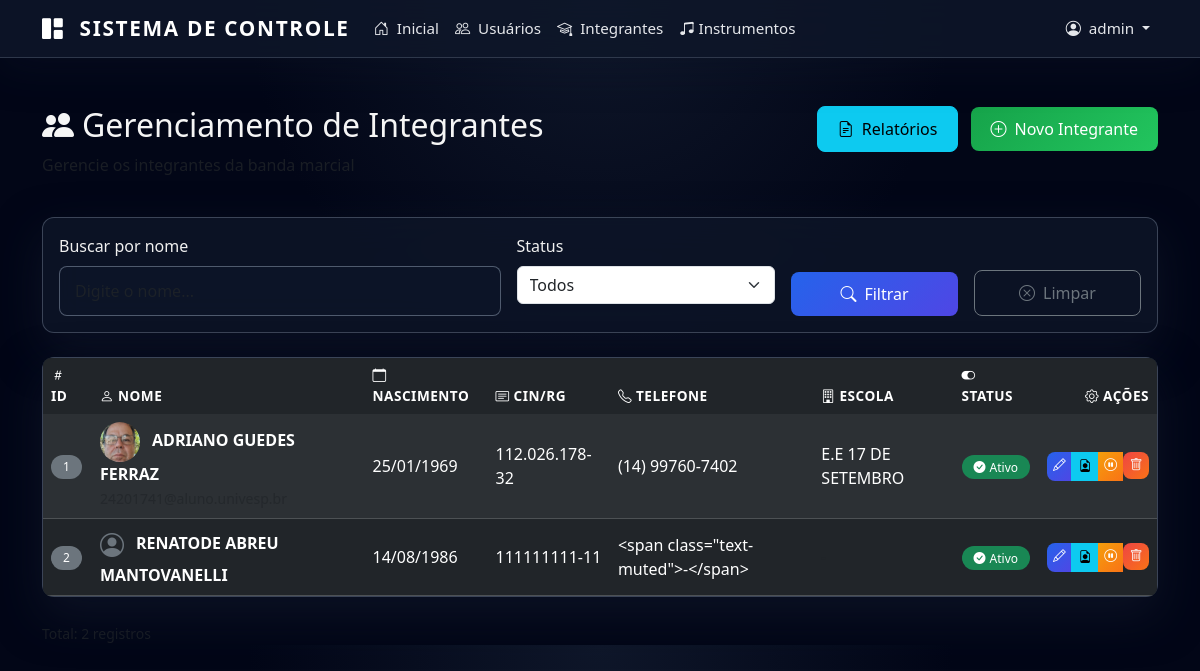
The page /admin/alunos (signed in) on the database its author committed.
### app/models.py (models this page shows, shortened)
class User(UserMixin, db.Model):
    id = db.Column(db.Integer, primary_key=True)
    username = db.Column(db.String(100), unique=True, nullable=False)
    password = db.Column(db.String(255), nullable=False)
    is_admin = db.Column(db.Boolean, default=False)
    is_active = db.Column(db.Boolean, default=True)
    must_change_password = db.Column(db.Boolean, default=True)
    login_attempts = db.Column(db.Integer, default=0)
    blocked_until = db.Column(db.DateTime, nullable=True)

class Aluno(db.Model):
    id = db.Column(db.Integer, primary_key=True)
    nome = db.Column(db.String(200), nullable=False)
    data_nascimento = db.Column(db.Date, nullable=True)
    naturalidade = db.Column(db.String(100))
    cin_rg = db.Column(db.String(20), unique=True)
    email = db.Column(db.String(150))
    telefone = db.Column(db.String(20))
    cep = db.Column(db.String(10))
    endereco = db.Column(db.String(300))
    bairro = db.Column(db.String(100))
    cidade = db.Column(db.String(100))
    estado = db.Column(db.String(2))
    foto_path = db.Column(db.String(500))
    ativo = db.Column(db.Boolean, default=True)
    numero = db.Column(db.String(20))
    complemento = db.Column(db.String(200))
    funcao_id = db.Column(db.Integer, db.ForeignKey('funcao_banda.id'))
    funcao = db.relationship('FuncaoBanda', backref='alunos')
    created_at = db.Column(db.DateTime, default=datetime.utcnow)
    responsaveis = db.relationship('Responsavel', backref='aluno', lazy=True, cascade='all, delete-orphan')
    uniforme = db.relationship('Uniforme', backref='aluno', lazy=True, cascade='all, delete-orphan')
    presencas = db.relationship('Presenca', backref='aluno', lazy=True, cascade='all, delete-orphan')
    instrumentos = db.relationship('AlunoInstrumento', backref='aluno', lazy=True, cascade='all, delete-orphan')
    escolas = db.relationship('AlunoEscola', backref='aluno', lazy=True, cascade='all, delete-orphan')

class AlunoEscola(db.Model):
    id = db.Column(db.Integer, primary_key=True)
    aluno_id = db.Column(db.Integer, db.ForeignKey('aluno.id'), nullable=False)
    escola_id = db.Column(db.Integer, db.ForeignKey('escola.id'), nullable=False)
    data_matricula = db.Column(db.Date, default=datetime.utcnow().date)

class Escola(db.Model):
    id = db.Column(db.Integer, primary_key=True)
    nome = db.Column(db.String(200), nullable=False)
    endereco = db.Column(db.String(300))
    alunos = db.relationship('AlunoEscola', backref='escola', lazy=True)

### app/routes.py (the view)
@main_bp.route("/admin/alunos")
@login_required
def listar_alunos():
    nome_busca = request.args.get('busca', '')
    ativo_filter = request.args.get('ativo', '')
    query = Aluno.query
    if nome_busca:
        query = query.filter(Aluno.nome.ilike(f'%{nome_busca}%'))
    if ativo_filter == '1':
        query = query.filter(Aluno.ativo == True)
    elif ativo_filter == '0':
        query = query.filter(Aluno.ativo == False)
    alunos = query.order_by(Aluno.nome).all()
    return render_template("admin_alunos.html",
                           alunos=alunos,
                           busca=nome_busca,
                           ativo_filter=ativo_filter)

### app/__init__.py (called while the page is built)
@login_manager.user_loader
def load_user(user_id):
    from .models import User
    return User.query.get(int(user_id))

### templates/admin_alunos.html (shortened to what this page needs)
{% extends "base.html" %}
{% block content %}
<div class="container mt-5 fade-in">
  <div class="row mb-4">
    <div class="col-md-8">
      <h2><i class="bi bi-people-fill me-2"></i>Gerenciamento de Integrantes</h2>
      <p class="text-muted">Gerencie os integrantes da banda marcial</p>
    </div>
    <div class="col-md-4 text-md-end">
      <a href="{{ url_for('main.relatorio_geral_alunos') }}" class="btn btn-info me-2" target="_blank">
        <i class="bi bi-file-earmark-text me-2"></i>Relatórios
      </a>
      {% if current_user.is_admin %}
      <a href="{{ url_for('main.criar_aluno') }}" class="btn btn-success">
        <i class="bi bi-plus-circle me-2"></i>Novo Integrante
      </a>
      {% endif %}
    </div>
  </div>
  <div class="card mb-4">
    <div class="card-body">
      <form method="GET" action="{{ url_for('main.listar_alunos') }}" class="row g-3">
        <div class="col-md-5">
          <label for="busca" class="form-label">Buscar por nome</label>
          <input type="text" name="busca" id="busca" class="form-control"
                 value="{{ busca }}" placeholder="Digite o nome...">
        </div>
        <div class="col-md-3">
          <label for="ativo" class="form-label">Status</label>
          <select name="ativo" id="ativo" class="form-select">
            <option value="">Todos</option>
          </select>
        </div>
        <div class="col-md-2 d-flex align-items-end">
          <button type="submit" class="btn btn-primary w-100">
            <i class="bi bi-search me-2"></i>Filtrar
          </button>
        </div>
        <div class="col-md-2 d-flex align-items-end">
          <a href="{{ url_for('main.listar_alunos') }}" class="btn btn-outline-secondary w-100">
            <i class="bi bi-x-circle me-2"></i>Limpar
          </a>
        </div>
      </form>
    </div>
  </div>
  <div class="card">
    <div class="card-body p-0">
      <div class="table-responsive">
        <table class="table table-dark table-striped table-hover mb-0">
          <thead class="table-dark">
            <tr>
              <th><i class="bi bi-hash me-1"></i>ID</th>
              <th><i class="bi bi-person me-1"></i>Nome</th>
              <th><i class="bi bi-calendar me-1"></i>Nascimento</th>
              <th><i class="bi bi-card-text me-1"></i>CIN/RG</th>
              <th><i class="bi bi-telephone me-1"></i>Telefone</th>
              <th><i class="bi bi-building me-1"></i>Escola</th>
              <th><i class="bi bi-toggle-on me-1"></i>Status</th>
              <th class="text-end"><i class="bi bi-gear me-1"></i>Ações</th>
            </tr>
          </thead>
          <tbody>
            {% for a in alunos %}
            <tr>
              <td><span class="badge bg-secondary">{{ a.id }}</span></td>
              <td>
                {% if a.foto_path %}
                  <img src="{{ url_for('static', filename=a.foto_path) }}" alt="Foto"
                       class="rounded-circle me-2" style="width: 40px; height: 40px; object-fit: cover;">
                {% else %}
                  <i class="bi bi-person-circle text-secondary me-2" style="font-size: 1.5rem; vertical-align: middle;"></i>
                {% endif %}
                <strong>{{ a.nome }}</strong>
                {% if a.email %}
                  <br><small class="text-muted">{{ a.email }}</small>
                {% endif %}
              </td>
              <td>
                {% if a.data_nascimento %}
                  {{ a.data_nascimento.strftime('%d/%m/%Y') }}
                {% else %}
                  <span class="text-muted">-</span>
                {% endif %}
              </td>
              <td>{{ a.cin_rg or '<span class="text-muted">-</span>' }}</td>
              <td>{{ a.telefone or '<span class="text-muted">-</span>' }}</td>
              <td>
                {% if a.escolas %}
                  {% for ae in a.escolas %}
                    {{ ae.escola.nome }}{% if not loop.last %}<br>{% endif %}
                  {% endfor %}
                {% else %}
                  <span class="text-muted">-</span>
                {% endif %}
              </td>
              <td>
                {% if a.ativo %}
                  <span class="badge bg-success">
                    <i class="bi bi-check-circle-fill me-1"></i>Ativo
                  </span>
                {% else %}
                  <span class="badge bg-danger">
                    <i class="bi bi-x-circle-fill me-1"></i>Inativo
                  </span>
                {% endif %}
              </td>
              <td class="text-end">
                <div class="btn-group btn-group-sm" role="group" style="white-space: nowrap;">
                  {% if current_user.is_admin %}
                  <a href="{{ url_for('main.editar_aluno', aluno_id=a.id) }}" class="btn btn-primary" title="Editar">
                    <i class="bi bi-pencil"></i>
                  </a>
                  {% endif %}
                  <a href="{{ url_for('main.relatorio_aluno', aluno_id=a.id) }}" class="btn btn-info" title="Relatório"
                     {% if not a.ativo %}style="opacity: 0.5; cursor: not-allowed"{% endif %}>
                    <i class="bi bi-file-earmark-person"></i>
                  </a>
                  {% if current_user.is_admin %}
                  <a href="{{ url_for('main.toggle_aluno', aluno_id=a.id) }}" class="btn {% if a.ativo %}btn-warning{% else %}btn-success{% endif %}"
                     title="{% if a.ativo %}Inativar{% else %}Ativar{% endif %}">
                    <i class="bi {% if a.ativo %}bi-pause-circle{% else %}bi-play-circle{% endif %}"></i>
                  </a>
                  <form action="{{ url_for('main.excluir_aluno', aluno_id=a.id) }}" method="POST" style="display: inline-block;">
                    <button type="submit" class="btn btn-danger" title="Excluir"
                            onclick="return confirm('Inativar {{ a.nome }}?')">
                      <i class="bi bi-trash"></i>
                    </button>
                  </form>
                  {% endif %}
                </div>
              </td>
            </tr>
            {% endfor %}
          </tbody>
        </table>
      </div>
    </div>
  </div>
  <div class="mt-4 text-muted">
    <small>Total: {{ alunos|length }} registros</small>
  </div>
</div>
{% endblock %}

### templates/base.html (shortened to what this page needs)
<!DOCTYPE html>
<html lang="pt-br">
<head>
  <link href="https://cdn.jsdelivr.net/npm/bootstrap@5.3.8/dist/css/bootstrap.min.css" rel="stylesheet">
  <link rel="stylesheet" href="https://cdn.jsdelivr.net/npm/bootstrap-icons@1.11.3/font/bootstrap-icons.min.css">
  <link rel="stylesheet" href="{{ url_for('static', filename='css/style.css') }}">
</head>
<body>
  {% if current_user.is_authenticated %}
  <nav class="navbar navbar-expand-md navbar-dark">
    <div class="container">
      <a class="navbar-brand" href="{{ url_for('main.dashboard') }}">
        <i class="bi bi-grid-1x2-fill me-2"></i> Sistema de Controle
      </a>
      <div class="collapse navbar-collapse" id="navbarNav">
        <ul class="navbar-nav me-auto">
          <li class="nav-item">
            <a class="nav-link" href="{{ url_for('main.dashboard') }}">
              <i class="bi bi-house-door me-1"></i> Inicial
            </a>
          </li>
          {% if current_user.is_admin %}
          <li class="nav-item">
            <a class="nav-link" href="{{ url_for('main.listar_usuarios') }}">
              <i class="bi bi-people me-1"></i> Usuários
            </a>
          </li>
          {% endif %}
          <li class="nav-item">
            <a class="nav-link" href="{{ url_for('main.listar_alunos') }}">
              <i class="bi bi-mortarboard me-1"></i> Integrantes
            </a>
          </li>
          <li class="nav-item">
            <a class="nav-link" href="{{ url_for('main.listar_instrumentos') }}">
              <i class="bi bi-music-note-beamed"></i> Instrumentos
            </a>
          </li>
        </ul>
        <ul class="navbar-nav">
          <li class="nav-item dropdown">
            <a class="nav-link dropdown-toggle" href="#" role="button" data-bs-toggle="dropdown" aria-expanded="false">
              <i class="bi bi-person-circle me-1"></i> {{ current_user.username }}
            </a>
          </li>
        </ul>
      </div>
    </div>
  </nav>
  {% endif %}
  <main class="{% if not current_user.is_authenticated %}min-vh-100{% endif %}">
    {% block content %}{% endblock %}
  </main>
</body>
</html>

### static/css/style.css (style rules this page uses)
:root { --primary-color: #0f172a; --secondary-color: #1e293b; --accent-color: #2563eb; --highlight-color: #e94560; --text-light: #e5e7eb; --text-muted: #9ca3af; --surface-color: #ffffff; --surface-muted: rgba(15, 23, 42, 0.04); --success-color: #22c55e; --warning-color: #facc15; --danger-color: #ef4444; }
body { font-family: system-ui, -apple-system, BlinkMacSystemFont, 'Segoe UI', Tahoma, Geneva, Verdana, sans-serif; background: radial-gradient(circle at top, #0f172a 0, #020617 40%, #020617 100%); color: #e5e7eb; }
.navbar { background: rgba(15, 23, 42, 0.85) !important; backdrop-filter: blur(16px); -webkit-backdrop-filter: blur(16px); border-bottom: 1px solid rgba(148, 163, 184, 0.25); box-shadow: 0 10px 40px rgba(15, 23, 42, 0.35); }
.navbar-brand { font-weight: 700; font-size: 1.3rem; letter-spacing: 0.08em; text-transform: uppercase; }
.nav-link { font-weight: 500; font-size: 0.95rem; color: #e5e7eb !important; transition: color 0.25s ease, opacity 0.25s ease; }
.card { border: none; border-radius: 12px; background: rgba(15, 23, 42, 0.75); backdrop-filter: blur(18px); -webkit-backdrop-filter: blur(18px); border: 1px solid rgba(148, 163, 184, 0.35); box-shadow: 0 18px 45px rgba(15, 23, 42, 0.7); transition: transform 0.3s ease, box-shadow 0.3s ease; }
.btn { border-radius: 8px; font-weight: 500; padding: 10px 20px; transition: all 0.3s ease; }
.btn-success { background: linear-gradient(135deg, #16a34a, #22c55e); border: none; }
.btn-primary { background: linear-gradient(135deg, #2563eb, #4f46e5); border: none; }
.btn-warning { background: linear-gradient(135deg, #f59e0b, #f97316); border: none; color: white; }
.btn-danger { background: linear-gradient(135deg, #ef4444, #f97316); border: none; color: #f9fafb; }
.table { border-radius: 8px; overflow: hidden; }
.table-dark { background-color: var(--primary-color); }
.table thead th { border-bottom: none; font-weight: 600; text-transform: uppercase; font-size: 0.85rem; letter-spacing: 0.5px; }
.table tbody tr { transition: background-color 0.2s ease; }
.badge { padding: 6px 12px; border-radius: 20px; font-weight: 500; font-size: 0.75rem; }
.form-control { border-radius: 8px; border: 1px solid rgba(148, 163, 184, 0.5); padding: 12px 15px; transition: all 0.3s ease; background-color: rgba(15, 23, 42, 0.65); color: #e5e7eb; }
.form-label { font-weight: 500; color: #f0f0f0; margin-bottom: 8px; }
h2, h3, h4, h5, h6 { color: #f5f5f5; }
p { color: #d0d0d0; }
.fade-in { animation: fadeIn 0.5s ease-out; }

### templates/admin_alunos.html (style rules this page uses)
.btn-group-sm .btn { padding: 0.25rem 0.4rem; font-size: 0.8rem; }
.table td { vertical-align: middle; }

### rows shown on the page
User: username "admin"
Aluno: id "1", foto_path (picture), nome "ADRIANO GUEDES FERRAZ", data_nascimento "25/01/1969", cin_rg "112.026.178-32", telefone "(14) 99760-7402", ativo True (drawn)
AlunoEscola: escola.nome "E.E 17 DE SETEMBRO"
Aluno: id "2", nome "RENATODE ABREU MANTOVANELLI", data_nascimento "14/08/1986", cin_rg "111111111-11", telefone "<span class=\"text-muted\">-</span>", ativo True (drawn)

### other values the page prints
{{ alunos|length }} "2"
